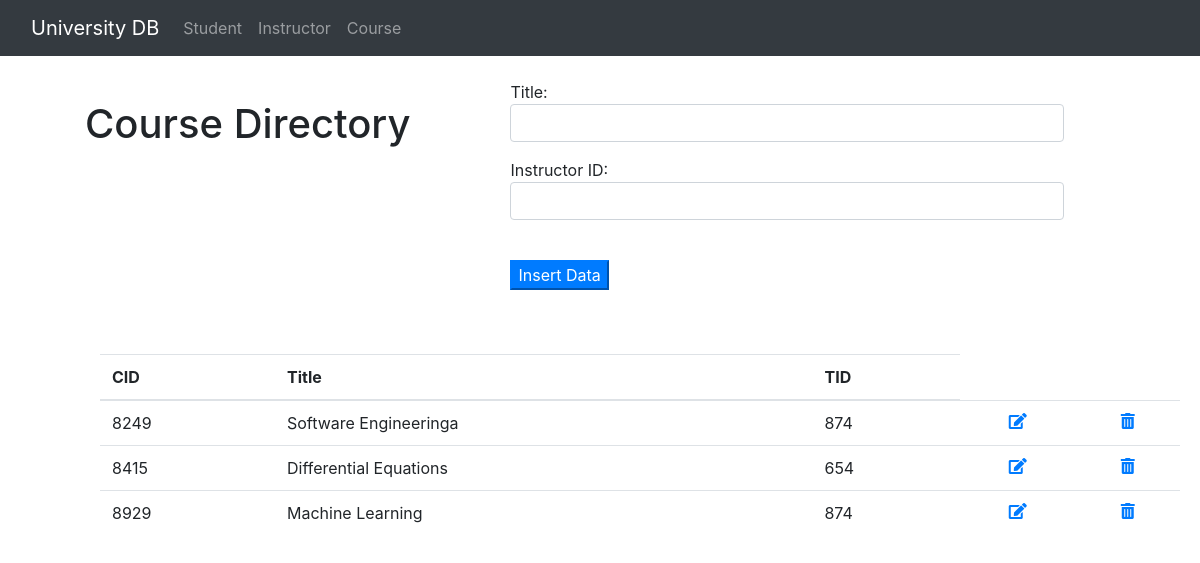
The page /course on the database its author committed.
### tables this page shows
CREATE TABLE course (
        cid INTEGER NOT NULL,
        title VARCHAR(256) NOT NULL,
        tid INTEGER NOT NULL,

        PRIMARY KEY (cid),
        FOREIGN KEY (tid) REFERENCES instructor(tid)
    );

### api.py (the view)
@app.route('/course')
def course_database():
    from functions.sqlquery import sql_query
    results = sql_query(''' SELECT * FROM course''')
    msg = 'SELECT * FROM course'
    return render_template('coursedb.html', results=results, msg=msg)

### functions/sqlquery.py (called while the page is built)
def sql_query(query):
    cur = conn.cursor()
    cur.execute(query)
    rows = cur.fetchall()
    return rows

### templates/coursedb.html (shortened to what this page needs)
<html>
    <head>
        <link rel="stylesheet" href="https://use.fontawesome.com/releases/v5.1.0/css/all.css"
>
        <link rel="stylesheet" href="https://stackpath.bootstrapcdn.com/bootstrap/4.1.1/css/bootstrap.min.css"
>
    </head>
    <body>
        {% include 'navbar.html' %}
        <br>
        <div class='row'>
            <div style='margin-left: 100px; padding-block: 20px;'>
                <h1>
                    Course Directory
                </h1>
            </div>
            {% block content %}
            {% if 'query_edit' in request.url %}
            <div style='margin-left: 100px; width: 45%;'>
                {% for eresult in eresults %}
                <form action="/course/edit" method="POST">
                    <p>Title: <input class="form-control" type="text" name="title" style='width: 100%;'
                            value='{{eresult["title"]}}' /></p>
                    <p>Instructor ID: <input class="form-control" type="text" name="tid" style='width: 100%;'
                            value='{{eresult["tid"]}}' /></p>
                    <input type="hidden" name="old_title" value='{{eresult["title"]}}' />
                    <input type="hidden" name="old_tid" value='{{eresult["tid"]}}' />
                    {% endfor %}
                    <br>
                    <p><input class="btn-primary" type="submit" value="Update Data" /></p>
                </form>
            </div>
            {% else %}
            <div style='margin-left: 100px; width: 45%;'>
                <form action="/course/insert" method="POST">
                    <p>Title: <input class="form-control" type="text" name="title" style='width: 100%;' /></p>
                    <p>Instructor ID: <input class="form-control" type="text" name="tid" style='width: 100%;' /></p>
                    <br>
                    <p><input class="btn-primary" type="submit" value="Insert Data" /></p>
                </form>
            </div>
            {% endif %}
            {% endblock content %}
        </div>
        <br><br>
        <table class='table table-hover' style='margin-left: 100px; margin-right: 100px; width: 90%;'>
            <thead>
                <tr>
                    <th>CID</th>
                    <th>Title</th>
                    <th>TID</th>
                </tr>
            </thead>
            {% for result in results %}
            <tr>
                <td>{{result["cid"]}}</td>
                <td>{{result["title"]}}</td>
                <td>{{result["tid"]}}</td>
                <td align="center"><a
                        href="{{ url_for('sql_edit_course_link', etitle=result['title'], etid=result['tid']) }}"><i
                            class="fas fa-edit"></a></td>
                <td align="center"><a
                        href="{{ url_for('sql_data_course_delete', title=result['title'], tid=result['tid']) }}"><i
                            class="fas fa-trash-alt"></a></td>
            </tr>
            {% endfor %}
        </table>
    </body>
</html>

### rows shown on the page
course: cid "8249", title "Software Engineeringa", tid "874"
course: cid "8415", title "Differential Equations", tid "654"
course: cid "8929", title "Machine Learning", tid "874"
